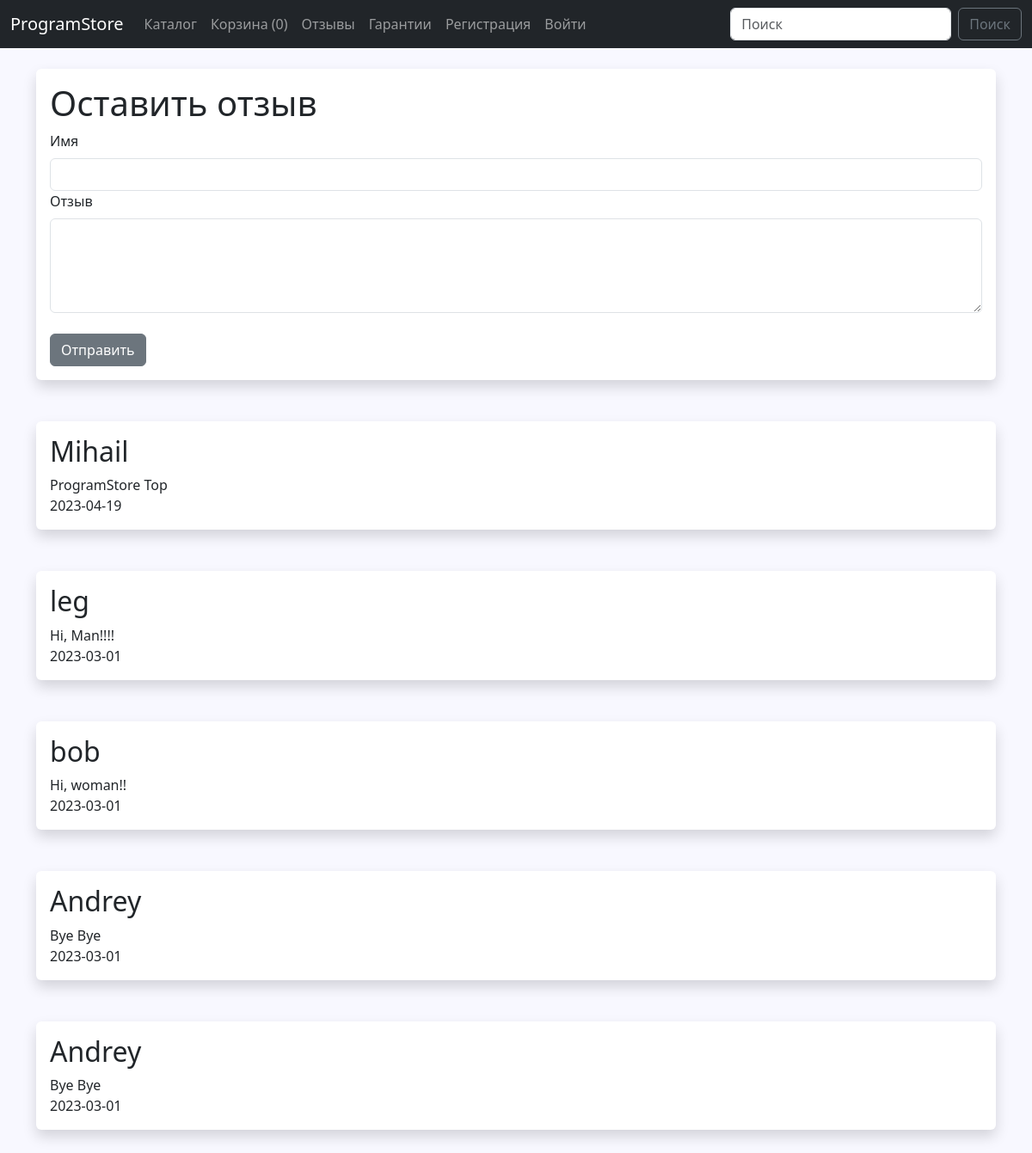
The app's page /reviews, older data.
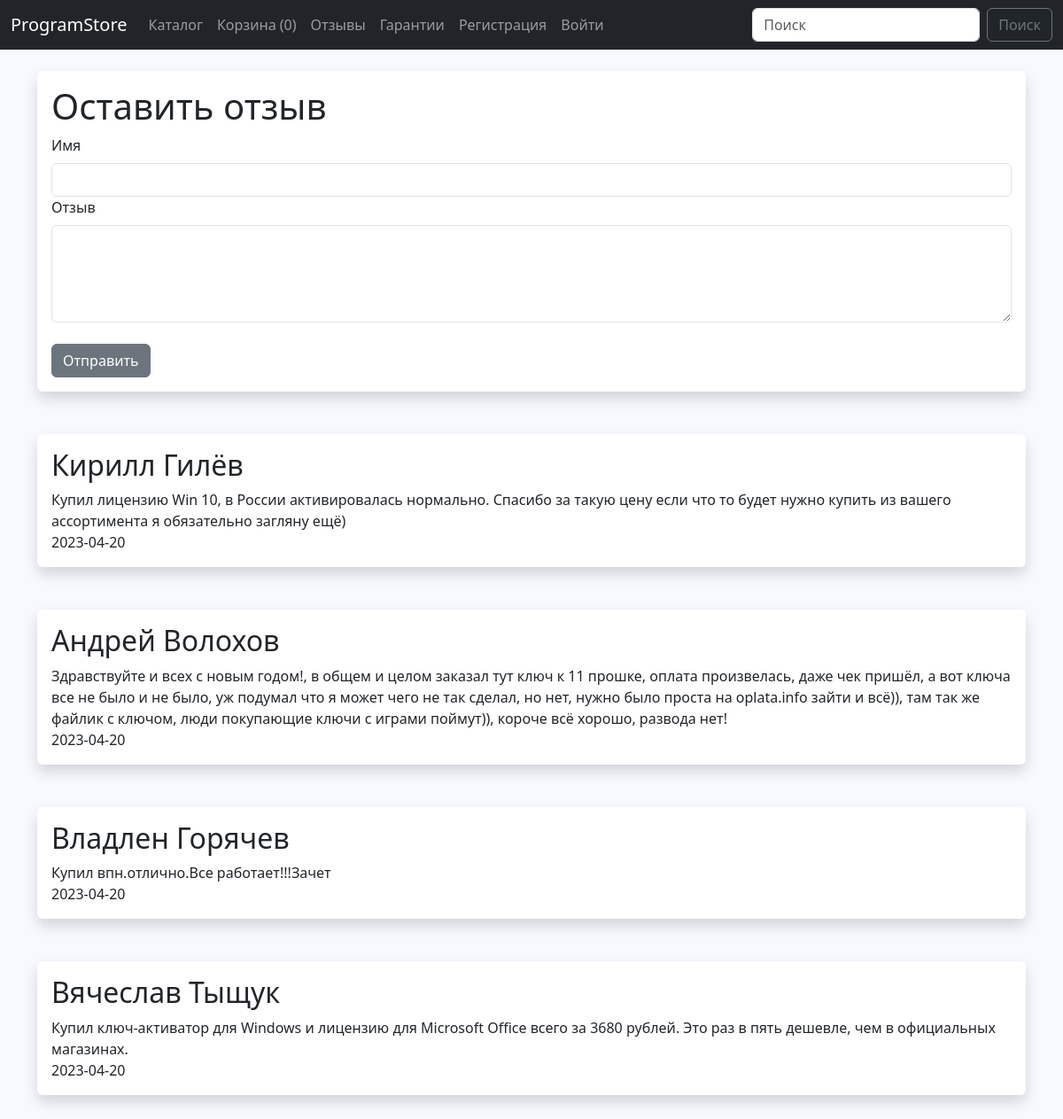
The same page, newer data.
### app.py (models this page shows)
class Reviews(db.Model):
    id = db.Column(db.Integer, primary_key=True)
    username = db.Column(db.String(70), nullable=False)
    review = db.Column(db.Text, nullable=False)
    date_added = db.Column(db.Date, default=date.today())

### app.py (the view)
@app.route('/reviews', methods=['GET', 'POST'])
def reviews():
    form = ReviewForm()
    reviews = Reviews.query.order_by(Reviews.date_added.desc())
    if form.validate_on_submit() and request.method == 'POST':
        review = Reviews(username=form.username.data, review=form.review.data)
        db.session.add(review)
        db.session.commit()
        form.username.data = ''
        form.review.data = ''
    return render_template('reviews.html', form=form, reviews=reviews)

### webforms.py
class ReviewForm(FlaskForm):
    username = StringField('Имя', validators=[DataRequired()])
    review = StringField('Отзыв', validators=[DataRequired()], widget=TextArea())
    submit = SubmitField('Отправить')

class SearchForm(FlaskForm):
    searched = StringField("Поиск", validators=[DataRequired()])
    submit = SubmitField("Кнопка")

### app.py (called while the page is built)
@app.context_processor
def base():
    form = SearchForm()
    return dict(form=form)

### templates/reviews.html (shortened to what this page needs)
{% extends 'base.html' %}
{% block content %}
<div class="shadow p-3 mb-5 bg-white rounded">
    <h1>Оставить отзыв</h1>
    <form method="POST">
        {{ form.username.label(class="form-label") }}
        {{ form.username(class="form-control") }}
        {{ form.review.label(class="form-label") }}
        {{ form.review(class="form-control", rows='4') }}
        <br>
        {{ form.submit(class="btn btn-secondary") }}
    </form>
</div>
{% for review in reviews %}
<div class="shadow p-3 mb-5 bg-white rounded">
    <h2>{{review.username}}</h2>
    {{review.review}}<br>
    {{review.date_added}}
</div>
{% endfor %}
{% endblock %}

Row changes from the older to the newer data that the page shows:
removed Reviews: username "Mihail", review "ProgramStore Top", date_added "2023-04-19"
removed Reviews: username "leg", review "Hi, Man!!!!", date_added "2023-03-01"
removed Reviews: username "bob", review "Hi, woman!!", date_added "2023-03-01"
removed Reviews: username "Andrey", review "Bye Bye", date_added "2023-03-01"
removed Reviews: username "Andrey", review "Bye Bye", date_added "2023-03-01"
added Reviews: username "Кирилл Гилёв", review "Купил лицензию Win 10, в России активировалась нормально. Спасибо за такую цену если что то будет нужно купить из вашего ассортимента я обязательно загляну ещё)", date_added "2023-04-20"
added Reviews: username "Андрей Волохов", review "Здравствуйте и всех с новым годом!, в общем и целом заказал тут ключ к 11 прошке, оплата произвелась, даже чек пришёл, а вот ключа все не было и не было, уж подумал что я может чего не так сделал, но нет, нужно было проста на oplata.info зайти и всё)), там так же файлик с ключом, люди покупающие ключи с играми поймут)), короче всё хорошо, развода нет!", date_added "2023-04-20"
added Reviews: username "Владлен Горячев", review "Купил впн.отлично.Все работает!!!Зачет", date_added "2023-04-20"
added Reviews: username "Вячеслав Тыщук", review "Купил ключ-активатор для Windows и лицензию для Microsoft Office всего за 3680 рублей. Это раз в пять дешевле, чем в официальных магазинах.", date_added "2023-04-20"
